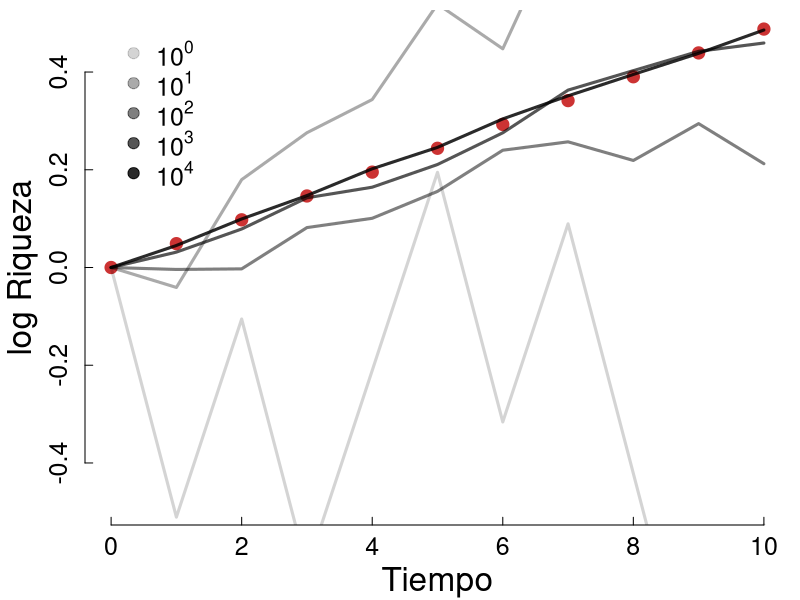
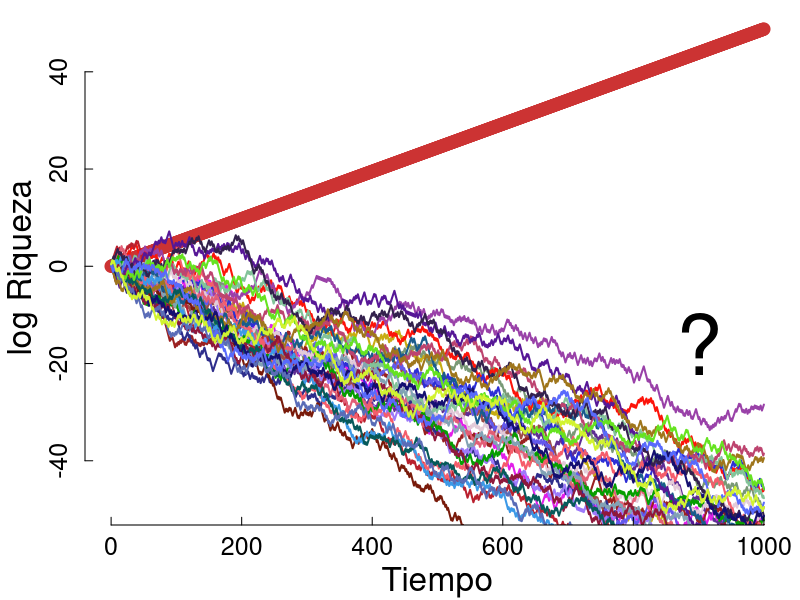
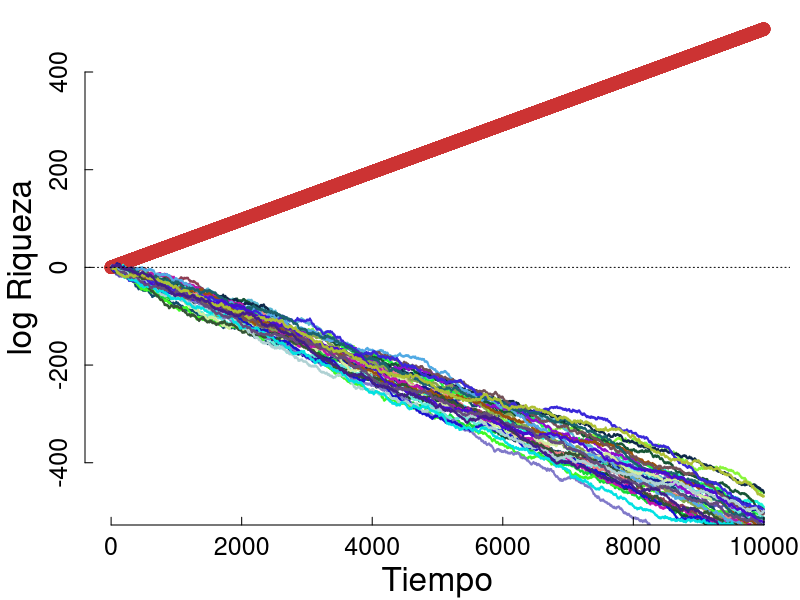

Source code (R) for these figures, in order:
par(mar=c(3.75,4.25,0.5,0.5))
set.seed(999)

Q_c = 3    # Pagos por cara
Q_s = 1.2  # Pagos por sello
p = 0.5    # Probabilidad de la moneda
b = 0.5    # La apuesta

esperanza = p*b*Q_c + (1-p)*(1-b)*Q_s
print(paste("Esperanza", esperanza))

# ################################
# Riqueza promedio de una población

# Pasos temporales
#
t = seq(0,10)

# Esperanza en el tiempo
#
r = esperanza^t

# Plot
#
plot(t,log(r),lwd=2,axes = F,ann = F, col=rgb(0.8,0.2,0.2,1),pch=19, cex=1.5, ylim=c(-max(log(r)),max(log(r))))

# Itera por tamaño de población
#
for (n in c(1,10,100,1000,10000)){

    # Inicializa en 0 riqueza total de la población
    #
    total = numeric(11)

    # Itera por persona al interior de la población
    #
    for (j in seq(n)){

        # Tira las 10 monedas (una por paso temporal)
        #
        m = rbinom(0.5,n=10,size=1)

        # Suma la riqueza obtenida por el individuo a la riqueza total
        #
        total = total + c(1,cumprod(1.5*m + 0.6*(1-m)))
    }

    # Grafica promedio de riqueza de la población
    #
    lines(t,log(total/n) ,lwd=3, col=rgb(0,0,0,(log(n,10)+1)/6 ) )
}
# Detalles
axis(side=2, labels=NA,cex.axis=0.6,tck=0.015)
axis(side=1, labels=NA,cex.axis=0.6,tck=0.015)
axis(lwd=0,side=1,  cex.axis=1.5,line=-0.3)
axis(lwd=0,side=2,cex.axis=1.5,line=-0.3)
mtext("Tiempo", side=1, line=2.5,cex = 2)
mtext("log Riqueza", side=2, line=2.5,cex = 2)
legend(0,0.5,pch=19,legend = c(expression(10^0), expression(10^1), expression(10^2), expression(10^3), expression(10^4)), col=c(rgb(0,0,0,1/6),rgb(0,0,0,2/6),rgb(0,0,0,3/6),rgb(0,0,0,4/6),rgb(0,0,0,5/6)),bty = "n",cex = 1.5)


# #######################
# Riqueza de los individuos en el tiempo

set.seed(999)

# Pasos temporales
#
t = seq(0,1000)

# Esperanza en el tiempo
#
r = 1.05^t

# Grafica la esperanza de riqueza en el tiempo
#
plot(t,log(r),lwd=2,axes = F,ann = F, col=rgb(0.8,0.2,0.2,1),pch=19, cex=1.5, ylim=c(-max(log(r))-0.5,max(log(r))))

# Itera por individuo
#
for (i in seq(33)){

    # Tira todas las monedas que obtiene un individuo en el tiempo
    #
    m = c(1,rbinom(0.5,n=1000,size=1))

    # Grafica la riqueza del individuo en el tiempo }
    #
    lines(t,log(cumprod(1.5*m + 0.6*(1-m))) ,lwd=2, col=rgb(runif(1),runif(1),runif(1)) )
}
# Detalles
axis(side=2, labels=NA,cex.axis=0.6,tck=0.015)
axis(side=1, labels=NA,cex.axis=0.6,tck=0.015)
axis(lwd=0,side=1,  cex.axis=1.5,line=-0.3)
axis(lwd=0,side=2,cex.axis=1.5,line=-0.3)
mtext("Tiempo", side=1, line=2.5,cex = 2)
mtext("log Riqueza", side=2, line=2.5,cex = 2)
text(900,-16,expression("?"),srt=0, cex=5)


# Vuelvo a graficar los pero a más largo plazo
#
set.seed(9)
t = seq(0,10000)
r = 1.05^t
plot(t,log(r),lwd=2,axes = F,ann = F, col=rgb(0.8,0.2,0.2,1),pch=19, cex=1.5, ylim=c(-max(log(r))-0.5,max(log(r))))
for (i in seq(33)){
    m = c(1,rbinom(0.5,n=10000,size=1))
    lines(t,log(cumprod(1.5*m + 0.6*(1-m))) ,lwd=2, col=rgb(runif(1),runif(1),runif(1)) )
}

axis(side=2, labels=NA,cex.axis=0.6,tck=0.015)
axis(side=1, labels=NA,cex.axis=0.6,tck=0.015)
axis(lwd=0,side=1,  cex.axis=1.5,line=-0.3)
axis(lwd=0,side=2,cex.axis=1.5,line=-0.3)
mtext("Tiempo", side=1, line=2.5,cex = 2)
mtext("log Riqueza", side=2, line=2.5,cex = 2)
#segments(x0=0,x1=10000, y0=0, y1=log(0.6^(1/2)*1.5^(1/2))*10000,lwd=3)
#text(900,16,expression("5%"),srt=0, cex=2)
#text(900,-16,expression("-5%"),srt=0, cex=2)
abline(h=0,lty=3)

